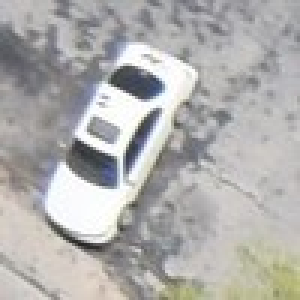
#> input picture dataset_classifier_flow_aesvm/real_data/test/00333.jpg, 100 x 100 px, found by its file name (shown 3 times larger); its folder holds 4 pictures in this run
$ python transData2pkl.py
#> lines starting #> are read from the running program, lines starting #| are printed output that depends on the picture
#-*- coding: utf-8 -*-
import os
import numpy
from PIL import Image
from pylab import *
import cPickle

def get_imlist(path):   #此函数读取特定文件夹下的png格式图像
    return [os.path.join(path,f) for f in os.listdir(path) if f.endswith('.jpg')]

def imgfile2array(data_path, data_label_bound, data_shape):
    """
    :param data_path:
    :param data_label_bound:
    :param data_shape:
    :return: data, data_label
    """
#> called with data_path = '..\\real_data\\test'

    x=[]    #存放图片路径
    len_data=0  #图片
    img_path=get_imlist(data_path)  #字符串连接
    #print neutral  #这里以list形式输出bmp格式的所有图像（带路径）
    for j in range(len(img_path)):
        x.append(img_path[j])
    #   print len(img_path)
    len_data=len_data+len(img_path) #这可以以输出图像个数
    # print len_data
    #print len(x)
    d = len_data
    data = numpy.empty((d, data_shape[0]*data_shape[1])) #建立d*（64*64）的矩阵
    while d>0:
        img=Image.open(x[d-1])  #打开图像
#> img is the input picture: PIL image 100x100 RGB; mean R, G, B 175.7, 174.7, 173.1
        img = img.resize((data_shape[0],data_shape[1])).convert('L')
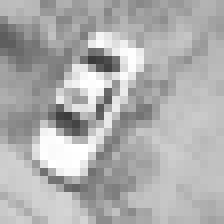
#> img: PIL image 28x28 L (shown 8 times larger); min 58, max 255, mean 174.8
        img_ndarray_raw=numpy.asarray(img)
        img_ndarray=numpy.asarray(img,dtype='float64')/255  #将图像转化为数组并将像素转化到0-1之间
        data[d-1]=numpy.ndarray.flatten(img_ndarray)    #将图像的矩阵形式转化为一维数组保存到data中
        d=d-1
#> pass 2 of the loop in imgfile2array, `while d>0:`:
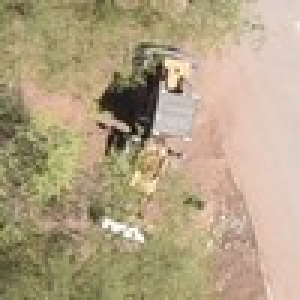
#> input picture dataset_classifier_flow_aesvm/real_data/test/00316.jpg, 100 x 100 px, found by its file name (shown 3 times larger)
#> in imgfile2array, img is the input picture: PIL image 100x100 RGB; mean R, G, B 178.7, 162.2, 132.3
#> in imgfile2array, `img = img.resize((data_shape[0],data_shape[1])).convert('L')`:
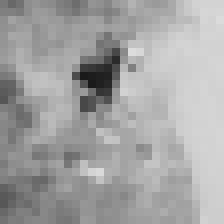
#> img: PIL image 28x28 L (shown 8 times larger); min 26, max 220, mean 163.8
#> pass 3 of the loop in imgfile2array, `while d>0:`:
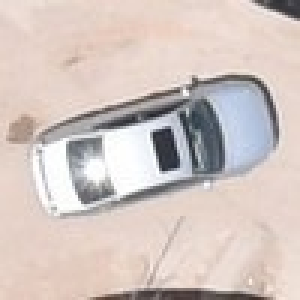
#> input picture dataset_classifier_flow_aesvm/real_data/test/00303.jpg, 100 x 100 px, found by its file name (shown 3 times larger)
#> in imgfile2array, img is the input picture: PIL image 100x100 RGB; mean R, G, B 210.4, 197.6, 192.7
#> in imgfile2array, `img = img.resize((data_shape[0],data_shape[1])).convert('L')`:
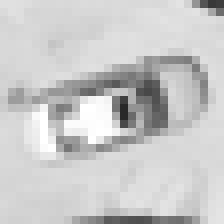
#> img: PIL image 28x28 L (shown 8 times larger); min 41, max 255, mean 201
#> the loop made 4 passes; the first 3 are shown
    # print len_data
    # print shape(data)[1]  #输出矩阵大小


    data_label=numpy.empty(len_data)
#> data_label = [4.66e-310, 0, 0, 0]
    class_num = len(data_label_bound) - 1

    for label in range(len_data):
        for class_bound_id in range(len(data_label_bound)):
            if label>=data_label_bound[class_bound_id] and label<data_label_bound[class_bound_id+1]:
                data_label[label] = class_bound_id
                break
#> after the loop, data_label = [0, 0, 0, 0]

    data_label=data_label.astype(numpy.int)  #将标签转化为int类型
    # print data_label[924]
    # print data_label[1638]

    return data, data_label

test_data, test_label = imgfile2array('..\\real_data\\test',[0,535,1336],[28,28])
#> test_label = [0, 0, 0, 0]
train_data, train_label = imgfile2array('..\\real_data\\train',[0,2468,9691],[28,28])
#> (the run stopped early here; a loop or call above may not have finished)
